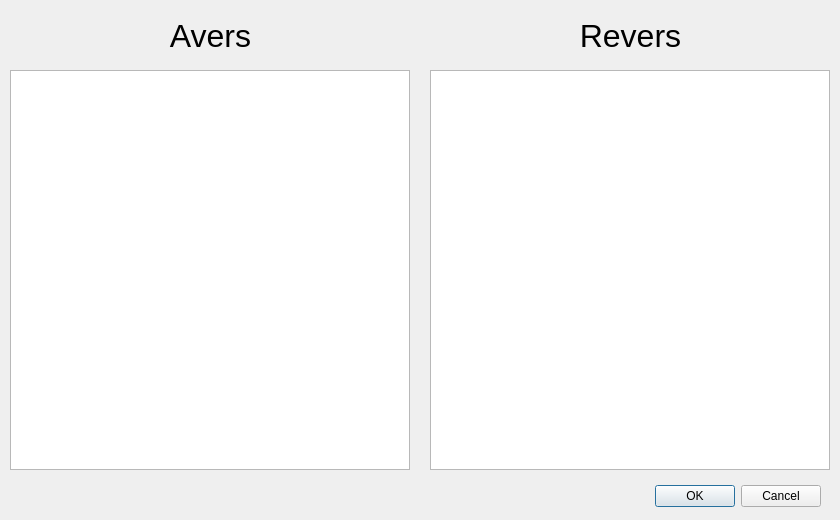
<?xml version="1.0" encoding="UTF-8"?>
<ui version="4.0">
 <class>Dialog_Viewer</class>
 <widget class="QDialog" name="Dialog_Viewer">
  <property name="geometry">
   <rect>
    <x>0</x>
    <y>0</y>
    <width>840</width>
    <height>520</height>
   </rect>
  </property>
  <property name="minimumSize">
   <size>
    <width>840</width>
    <height>520</height>
   </size>
  </property>
  <property name="maximumSize">
   <size>
    <width>840</width>
    <height>520</height>
   </size>
  </property>
  <property name="windowTitle">
   <string>Photos</string>
  </property>
  <widget class="QDialogButtonBox" name="buttonBox">
   <property name="geometry">
    <rect>
     <x>480</x>
     <y>480</y>
     <width>341</width>
     <height>32</height>
    </rect>
   </property>
   <property name="orientation">
    <enum>Qt::Horizontal</enum>
   </property>
   <property name="standardButtons">
    <set>QDialogButtonBox::Cancel|QDialogButtonBox::Ok</set>
   </property>
  </widget>
  <widget class="QLabel" name="label">
   <property name="geometry">
    <rect>
     <x>10</x>
     <y>10</y>
     <width>401</width>
     <height>51</height>
    </rect>
   </property>
   <property name="font">
    <font>
     <pointsize>24</pointsize>
    </font>
   </property>
   <property name="text">
    <string>Avers</string>
   </property>
   <property name="alignment">
    <set>Qt::AlignCenter</set>
   </property>
  </widget>
  <widget class="QLabel" name="label_2">
   <property name="geometry">
    <rect>
     <x>430</x>
     <y>10</y>
     <width>401</width>
     <height>51</height>
    </rect>
   </property>
   <property name="font">
    <font>
     <pointsize>24</pointsize>
    </font>
   </property>
   <property name="text">
    <string>Revers</string>
   </property>
   <property name="alignment">
    <set>Qt::AlignCenter</set>
   </property>
  </widget>
  <widget class="QGraphicsView" name="graphicsViewRevers">
   <property name="geometry">
    <rect>
     <x>430</x>
     <y>70</y>
     <width>400</width>
     <height>400</height>
    </rect>
   </property>
  </widget>
  <widget class="QGraphicsView" name="graphicsViewAvers">
   <property name="geometry">
    <rect>
     <x>10</x>
     <y>70</y>
     <width>400</width>
     <height>400</height>
    </rect>
   </property>
  </widget>
 </widget>
 <resources/>
 <connections>
  <connection>
   <sender>buttonBox</sender>
   <signal>accepted()</signal>
   <receiver>Dialog_Viewer</receiver>
   <slot>accept()</slot>
   <hints>
    <hint type="sourcelabel">
     <x>248</x>
     <y>254</y>
    </hint>
    <hint type="destinationlabel">
     <x>157</x>
     <y>274</y>
    </hint>
   </hints>
  </connection>
  <connection>
   <sender>buttonBox</sender>
   <signal>rejected()</signal>
   <receiver>Dialog_Viewer</receiver>
   <slot>reject()</slot>
   <hints>
    <hint type="sourcelabel">
     <x>316</x>
     <y>260</y>
    </hint>
    <hint type="destinationlabel">
     <x>286</x>
     <y>274</y>
    </hint>
   </hints>
  </connection>
 </connections>
</ui>
